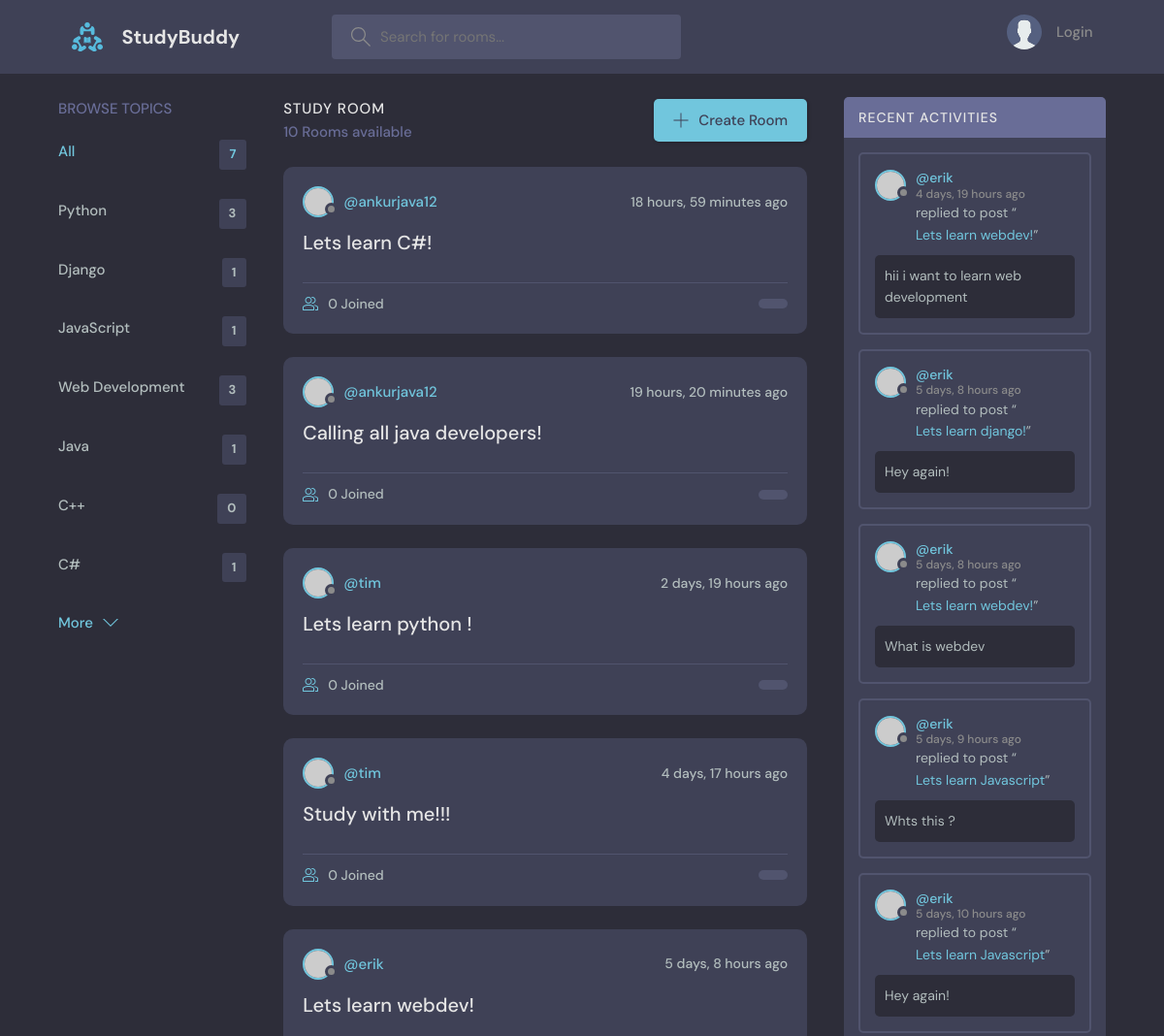
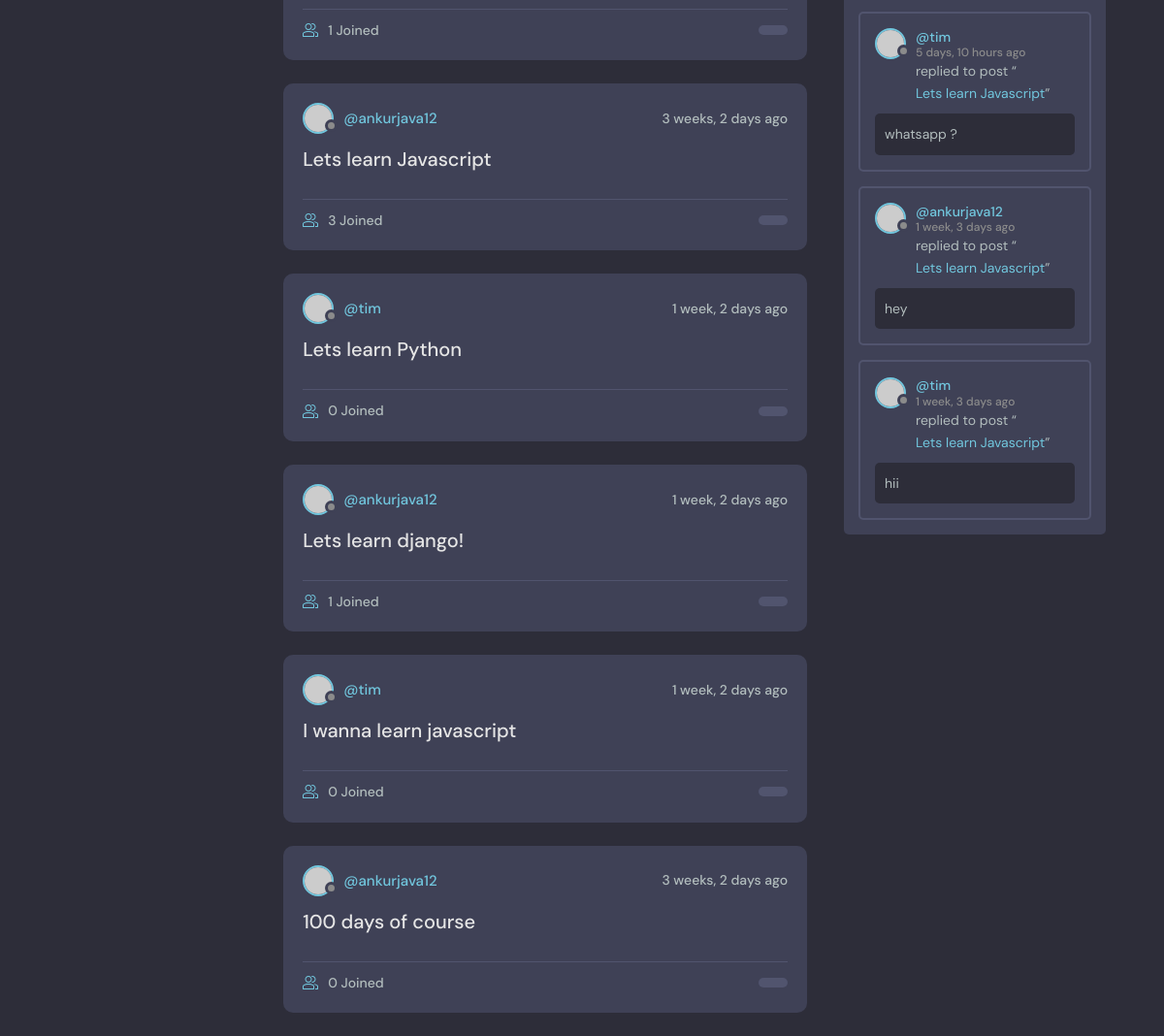
The page / on the database its author committed (2 pictures, top to bottom).
### base/models.py (models this page shows, shortened)
class Topic(models.Model):
    name = models.CharField(max_length = 200)

class Room(models.Model):
    host = models.ForeignKey(User, on_delete = models.SET_NULL, null = True)
    topic = models.ForeignKey(Topic, on_delete = models.SET_NULL, null = True)
    name = models.CharField(max_length = 200)
    description = models.TextField(null = True, blank = True)
    participants = models.ManyToManyField(User, related_name='participants', blank=True)
    updated = models.DateTimeField(auto_now = True)
    created = models.DateTimeField(auto_now_add = True)
    class Meta:
        ordering = ['-updated', '-created']
    def __str__(self):
        return self.name

class Message(models.Model):
    user = models.ForeignKey(User, on_delete=models.CASCADE)
    room = models.ForeignKey(Room, on_delete=models.CASCADE)
    body = models.TextField()
    updated = models.DateTimeField(auto_now = True)
    created = models.DateTimeField(auto_now_add = True)
    class Meta:
        ordering = ['-updated', '-created']

### base/views.py (the view)
# urls.py: path('', views.home, name="home"),
def home(request):
    q = request.GET.get('q') if request.GET.get('q') != None else ''
    rooms = Room.objects.filter(
        Q(topic__name__icontains = q) |
        Q(name__icontains=q) |
        Q(description__icontains=q)
        )
    topics = Topic.objects.all()
    room_count = rooms.count()
    room_messages =Message.objects.filter(Q(room__topic__name__icontains=q))
    context = {'rooms': rooms, 'topics' :topics, 'room_count' : room_count, 'room_messages': room_messages}
    return render(request, 'base/home.html', context)

### base/templates/base/home.html (shortened to what this page needs)
{% extends 'main.html' %}
{% block content %}
<main class="layout layout--3">
  <div class="container">
    {% include 'base/topics_component.html' %}
    <div class="roomList">
      <div class="roomList__header">
        <div>
          <h2>Study Room</h2>
          <p>{{room_count}} Rooms available</p>
        </div>
        <a class="btn btn--main" href="{% url 'create-room' %}">
          <svg version="1.1" xmlns="http://www.w3.org/2000/svg" width="32" height="32" viewBox="0 0 32 32">
            <title>add</title>
            <path
              d="M16.943 0.943h-1.885v14.115h-14.115v1.885h14.115v14.115h1.885v-14.115h14.115v-1.885h-14.115v-14.115z">
            </path>
          </svg>
          Create Room
        </a>
      </div>
    {% include 'base/feed_component.html' %}
    </div>
    {% include 'base/activity_component.html' %}
  </div>
</main>
{% endblock content %}

### base/templates/base/topics_component.html
<div class="topics">
  <div class="topics__header">
    <h2>Browse Topics</h2>
  </div>
  <ul class="topics__list">
    <li>
      <a href="{% url 'home' %}" class="active">All <span>{{topics.count}}</span></a>
    </li>
    {% for topic in topics %}
    <li>
      <a href="{% url 'home' %}?q={{topic.name}}">{{topic.name}}<span>{{topic.room_set.all.count}}</span></a>
    </li>
    {% endfor %}
  </ul>
  <a class="btn btn--link" href="topics.html">
    More
    <svg version="1.1" xmlns="http://www.w3.org/2000/svg" width="32" height="32" viewBox="0 0 32 32">
      <title>chevron-down</title>
      <path d="M16 21l-13-13h-3l16 16 16-16h-3l-13 13z"></path>
    </svg>
  </a>
</div>

### base/templates/base/feed_component.html (shortened to what this page needs)
{% for room in rooms %}
<div class="roomListRoom">
  <div class="roomListRoom__header">
    <a href="{% url 'user-profile' room.host.id %}" class="roomListRoom__author">
      <div class="avatar avatar--small">
        <img src="https://randomuser.me/api/portraits/women/11.jpg" />
      </div>
      <span>@{{room.host.username}}</span>
    </a>
    <div class="roomListRoom__actions">
      <span>{{room.created|timesince}} ago</span>
    </div>
  </div>
  <div class="roomListRoom__content">
    <a href="{% url 'room' room.id %}">{{room.name}}</a>
  </div>
  <div class="roomListRoom__meta">
    <a href="{% url 'room' room.id %}" class="roomListRoom__joined">
      {{room.participants.all.count}} Joined
    </a>
    <p class="roomListRoom__topic">{{ro}}</p>
  </div>
</div>
{% endfor %}

### base/templates/base/activity_component.html (shortened to what this page needs)
<div class="activities">
  <div class="activities__header">
    <h2>Recent Activities</h2>
  </div>
  {% for message in room_messages %}
  <div class="activities__box">
    <div class="activities__boxHeader roomListRoom__header">
      <a href="{% url 'user-profile' message.user.id %}" class="roomListRoom__author">
        <div class="avatar avatar--small">
          <img src="https://randomuser.me/api/portraits/women/11.jpg" />
        </div>
        <p>
          @{{message.user}}
          <span>{{message.created|timesince}} ago</span>
        </p>
      </a>
    </div>
    <div class="activities__boxContent">
      <p>replied to post “<a href="{% url 'room' message.room.id %}">{{message.room}}</a>”</p>
      <div class="activities__boxRoomContent">
        {{message.body}}
      </div>
    </div>
  </div>
  {% endfor %}
</div>

### rows shown on the page
Topic: name "Python", room_set.all.count "3"
Topic: name "Django", room_set.all.count "1"
Topic: name "JavaScript", room_set.all.count "1"
Topic: name "Web Development", room_set.all.count "3"
Topic: name "Java", room_set.all.count "1"
Topic: name "C++", room_set.all.count "0"
Topic: name "C#", room_set.all.count "1"
Room: host.username "ankurjava12", created "18 hours, 59 minutes", name "Lets learn C#!", participants.all.count "0"
Room: host.username "ankurjava12", created "19 hours, 20 minutes", name "Calling all java developers!", participants.all.count "0"
Room: host.username "tim", created "2 days, 19 hours", name "Lets learn python !", participants.all.count "0"
Room: host.username "tim", created "4 days, 17 hours", name "Study with me!!!", participants.all.count "0"
Room: host.username "erik", created "5 days, 8 hours", name "Lets learn webdev!", participants.all.count "1"
Room: host.username "ankurjava12", created "3 weeks, 2 days", name "Lets learn Javascript", participants.all.count "3"
Room: host.username "tim", created "1 week, 2 days", name "Lets learn Python", participants.all.count "0"
Room: host.username "ankurjava12", created "1 week, 2 days", name "Lets learn django!", participants.all.count "1"
Room: host.username "tim", created "1 week, 2 days", name "I wanna learn javascript", participants.all.count "0"
Room: host.username "ankurjava12", created "3 weeks, 2 days", name "100 days of course", participants.all.count "0"
Message: user "erik", created "4 days, 19 hours", room "Lets learn webdev!", body "hii i want to learn web development"
Message: user "erik", created "5 days, 8 hours", room "Lets learn django!", body "Hey again!"
Message: user "erik", created "5 days, 8 hours", room "Lets learn webdev!", body "What is webdev"
Message: user "erik", created "5 days, 9 hours", room "Lets learn Javascript", body "Whts this ?"
Message: user "erik", created "5 days, 10 hours", room "Lets learn Javascript", body "Hey again!"
Message: user "tim", created "5 days, 10 hours", room "Lets learn Javascript", body "whatsapp ?"
Message: user "ankurjava12", created "1 week, 3 days", room "Lets learn Javascript", body "hey"
Message: user "tim", created "1 week, 3 days", room "Lets learn Javascript", body "hii"

### other values the page prints
{{ topics.count }} "7"
{{ room_count }} "10"
